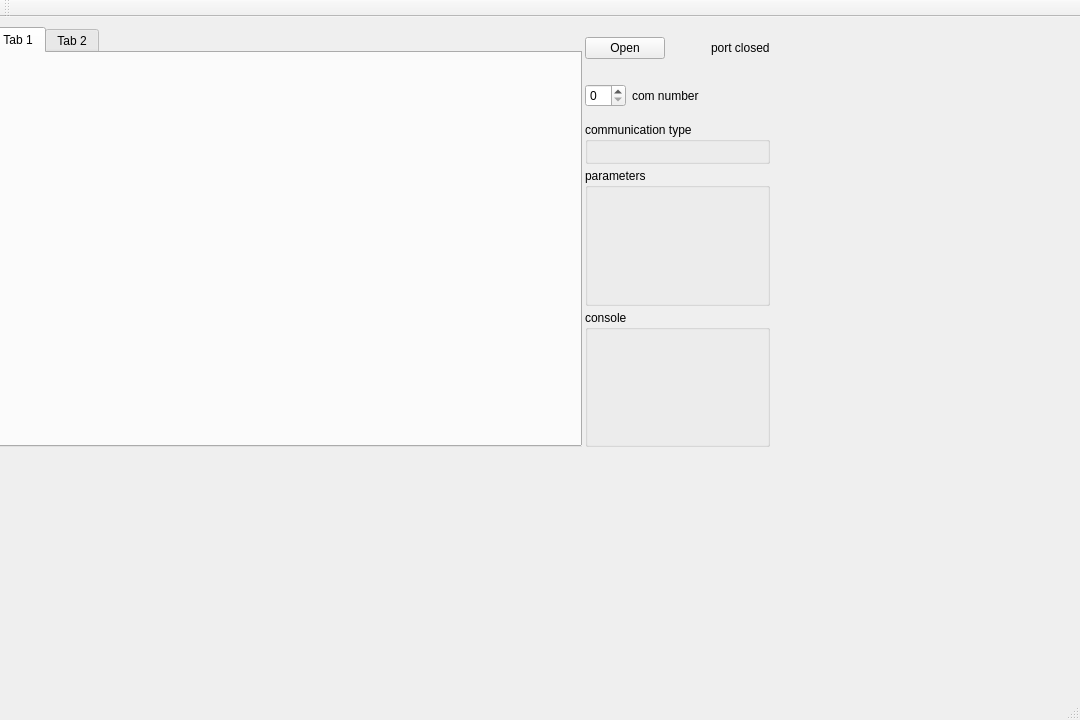
<?xml version="1.0" encoding="UTF-8"?>
<ui version="4.0">
 <class>MainWindow</class>
 <widget class="QMainWindow" name="MainWindow">
  <property name="enabled">
   <bool>true</bool>
  </property>
  <property name="geometry">
   <rect>
    <x>0</x>
    <y>0</y>
    <width>1080</width>
    <height>720</height>
   </rect>
  </property>
  <property name="sizePolicy">
   <sizepolicy hsizetype="Preferred" vsizetype="Preferred">
    <horstretch>0</horstretch>
    <verstretch>0</verstretch>
   </sizepolicy>
  </property>
  <property name="minimumSize">
   <size>
    <width>800</width>
    <height>480</height>
   </size>
  </property>
  <property name="maximumSize">
   <size>
    <width>1080</width>
    <height>720</height>
   </size>
  </property>
  <property name="sizeIncrement">
   <size>
    <width>20</width>
    <height>20</height>
   </size>
  </property>
  <property name="windowTitle">
   <string notr="true" extracomment="Cling Debug Tool">MainWindow</string>
  </property>
  <widget class="QWidget" name="centralWidget">
   <widget class="QWidget" name="gridLayoutWidget">
    <property name="geometry">
     <rect>
      <x>-10</x>
      <y>-10</y>
      <width>781</width>
      <height>441</height>
     </rect>
    </property>
    <layout class="QGridLayout" name="gridLayout" rowstretch="0" columnstretch="3,0">
     <property name="leftMargin">
      <number>1</number>
     </property>
     <property name="topMargin">
      <number>20</number>
     </property>
     <property name="rightMargin">
      <number>1</number>
     </property>
     <property name="bottomMargin">
      <number>1</number>
     </property>
     <property name="horizontalSpacing">
      <number>3</number>
     </property>
     <property name="verticalSpacing">
      <number>5</number>
     </property>
     <item row="0" column="1">
      <layout class="QVBoxLayout" name="verticalLayout_dis">
       <property name="spacing">
        <number>4</number>
       </property>
       <property name="sizeConstraint">
        <enum>QLayout::SetMinimumSize</enum>
       </property>
       <item>
        <layout class="QVBoxLayout" name="verticalLayout_comm_select">
         <item>
          <layout class="QHBoxLayout" name="horizontalLayout_2">
           <item>
            <widget class="QPushButton" name="push_button_open_close">
             <property name="text">
              <string>Open</string>
             </property>
            </widget>
           </item>
           <item>
            <spacer name="horizontalSpacer">
             <property name="orientation">
              <enum>Qt::Horizontal</enum>
             </property>
             <property name="sizeType">
              <enum>QSizePolicy::Minimum</enum>
             </property>
             <property name="sizeHint" stdset="0">
              <size>
               <width>40</width>
               <height>20</height>
              </size>
             </property>
            </spacer>
           </item>
           <item>
            <widget class="QLabel" name="label_dev_status">
             <property name="sizePolicy">
              <sizepolicy hsizetype="Minimum" vsizetype="Preferred">
               <horstretch>0</horstretch>
               <verstretch>0</verstretch>
              </sizepolicy>
             </property>
             <property name="text">
              <string>port closed</string>
             </property>
            </widget>
           </item>
          </layout>
         </item>
         <item>
          <layout class="QHBoxLayout" name="horizontalLayout_5">
           <item>
            <widget class="QSpinBox" name="spinBox_com_num"/>
           </item>
           <item>
            <widget class="QLabel" name="label">
             <property name="text">
              <string>com number</string>
             </property>
            </widget>
           </item>
           <item>
            <spacer name="horizontalSpacer_3">
             <property name="orientation">
              <enum>Qt::Horizontal</enum>
             </property>
             <property name="sizeHint" stdset="0">
              <size>
               <width>40</width>
               <height>20</height>
              </size>
             </property>
            </spacer>
           </item>
          </layout>
         </item>
         <item>
          <layout class="QHBoxLayout" name="horizontalLayout">
           <item>
            <widget class="QGroupBox" name="groupBox_comm_type">
             <property name="title">
              <string>communication type</string>
             </property>
            </widget>
           </item>
          </layout>
         </item>
        </layout>
       </item>
       <item>
        <spacer name="verticalSpacer">
         <property name="orientation">
          <enum>Qt::Vertical</enum>
         </property>
         <property name="sizeType">
          <enum>QSizePolicy::Minimum</enum>
         </property>
         <property name="sizeHint" stdset="0">
          <size>
           <width>0</width>
           <height>0</height>
          </size>
         </property>
        </spacer>
       </item>
       <item>
        <layout class="QVBoxLayout" name="verticalLayout_6">
         <item>
          <widget class="QGroupBox" name="groupBox_parameter">
           <property name="title">
            <string>parameters</string>
           </property>
          </widget>
         </item>
        </layout>
       </item>
       <item>
        <spacer name="verticalSpacer_2">
         <property name="orientation">
          <enum>Qt::Vertical</enum>
         </property>
         <property name="sizeType">
          <enum>QSizePolicy::Minimum</enum>
         </property>
         <property name="sizeHint" stdset="0">
          <size>
           <width>0</width>
           <height>0</height>
          </size>
         </property>
        </spacer>
       </item>
       <item>
        <layout class="QVBoxLayout" name="verticalLayout_5">
         <item>
          <widget class="QGroupBox" name="groupBox_console">
           <property name="sizePolicy">
            <sizepolicy hsizetype="Preferred" vsizetype="Preferred">
             <horstretch>0</horstretch>
             <verstretch>2</verstretch>
            </sizepolicy>
           </property>
           <property name="title">
            <string>console</string>
           </property>
          </widget>
         </item>
        </layout>
       </item>
      </layout>
     </item>
     <item row="0" column="0">
      <layout class="QVBoxLayout" name="verticalLayout_dev_config" stretch="0">
       <item>
        <widget class="QTabWidget" name="tabWidget">
         <property name="sizePolicy">
          <sizepolicy hsizetype="Expanding" vsizetype="Expanding">
           <horstretch>0</horstretch>
           <verstretch>12</verstretch>
          </sizepolicy>
         </property>
         <property name="currentIndex">
          <number>0</number>
         </property>
         <widget class="QWidget" name="tab_3">
          <attribute name="title">
           <string>Tab 1</string>
          </attribute>
         </widget>
         <widget class="QWidget" name="tab_4">
          <attribute name="title">
           <string>Tab 2</string>
          </attribute>
         </widget>
        </widget>
       </item>
      </layout>
     </item>
    </layout>
   </widget>
  </widget>
  <widget class="QToolBar" name="mainToolBar">
   <attribute name="toolBarArea">
    <enum>TopToolBarArea</enum>
   </attribute>
   <attribute name="toolBarBreak">
    <bool>false</bool>
   </attribute>
  </widget>
  <widget class="QStatusBar" name="statusBar"/>
 </widget>
 <layoutdefault spacing="6" margin="11"/>
 <resources/>
 <connections/>
</ui>
